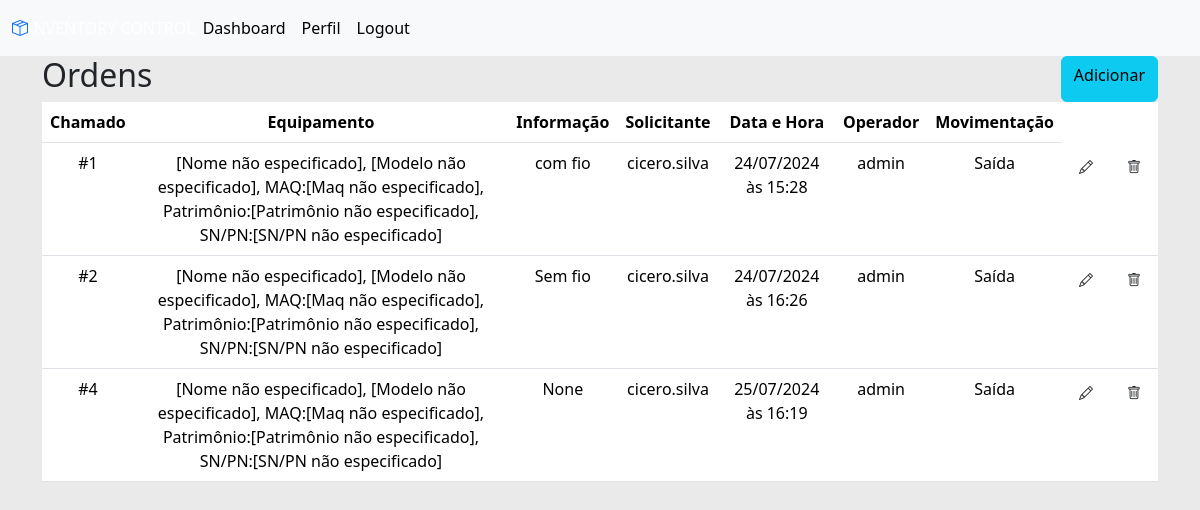
Page /orders/ (signed in) on the earlier database version.
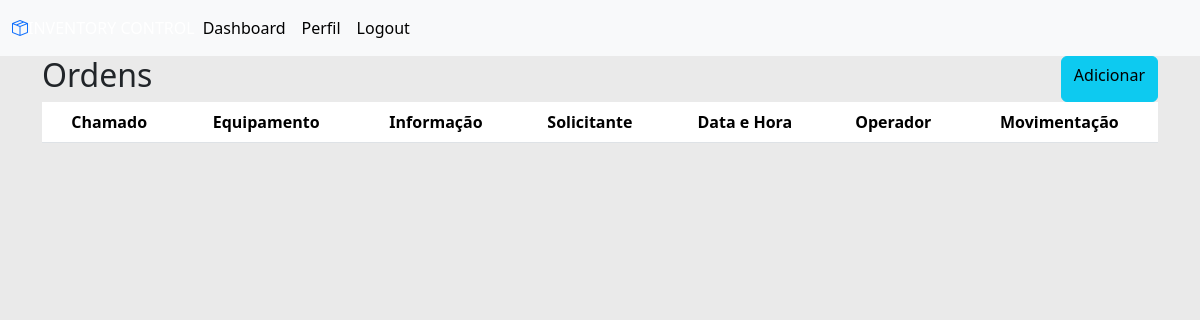
Same page on the later database version.
### dashboard/models.py (models this page shows, shortened)
class Order(models.Model):
    num_called = models.IntegerField()
    equipment = models.ForeignKey(Equipment, on_delete=models.CASCADE, null=True)
    information = models.CharField(max_length=255, blank=True, null=True)
    staff = models.ForeignKey(Staff, on_delete=models.SET_NULL, null=True)
    sector = models.ForeignKey(Sector, on_delete=models.CASCADE)
    branch = models.CharField(max_length=50, choices=BRANCH)
    date = models.DateTimeField(auto_now_add=True)
    operator = models.ForeignKey(settings.AUTH_USER_MODEL, on_delete=models.SET_NULL, null=True, blank=True)
    patrimony = models.CharField(max_length=6, blank=True, null=True, unique=True)
    maq = models.IntegerField(null=True, blank=True)
    movimentation = models.CharField(max_length=10, blank=False, choices=MOVIMENTATION)
    def formatted_date(self):
        brasilia_tz = pytz.timezone('America/Sao_Paulo')
        local_date = self.date.astimezone(brasilia_tz)
        return local_date.strftime('%d/%m/%Y às %H:%M')

class Equipment(models.Model):
    item = models.ForeignKey(Item, on_delete=models.CASCADE, null=True)
    model = models.CharField('Modelo', max_length=255, blank=True, null=True)
    manufacturer = models.CharField('Fabricante', max_length=255, blank=True, null=True)
    maq = models.IntegerField('Maq', null=True, blank=True)
    patrimony = models.IntegerField('Patrimônio', blank=True, null=True, unique=True)
    sn_pn = models.CharField('S/N - P/N', max_length=50, blank=True, null=True)
    cost_center = models.IntegerField('Centro de Custo', blank=True, null=True)
    express_code = models.CharField('Express Code', max_length=255, blank=True, null=True)
    immobilized = models.IntegerField('Imobilizado', blank=True, null=True)
    nf = models.CharField('NF', max_length=50, blank=True, null=True)
    nf_date = models.DateField('Data NF', null=True, blank=True)
    information = models.TextField('Informações', blank=True, null=True)
    sector = models.ForeignKey(Sector, on_delete=models.CASCADE, null=True)
    supplier = models.CharField('Fornecedor', max_length=255, blank=True, null=True)
    def __str__(self):
        return (
            f"{self.item or '[Nome não especificado]'}, "
            f"{self.model or '[Modelo não especificado]'}, "
            f"MAQ:{self.maq or '[Maq não especificado]'}, "
            f"Patrimônio:{self.patrimony or '[Patrimônio não especificado],'} "
            f"SN/PN:{self.sn_pn or '[SN/PN não especificado]'}"
        )

class Staff(models.Model):
    username = models.CharField(max_length=100, null=True)
    email = models.EmailField(max_length=254, null=True)
    badge = models.IntegerField(null=True, unique=True)
    sector = models.ForeignKey(Sector, on_delete=models.CASCADE, null=True)
    ranking = models.CharField(max_length=100, null=True)
    def __str__(self):
        return f'{self.username}'

### user/models.py (models this page shows)
class User(AbstractUser):
    badge = models.IntegerField(null=True, blank=True, unique=True)
    ranking = models.CharField(max_length=100, null=True, blank=True)
    sector = models.ForeignKey(Sector, on_delete=models.SET_NULL, null=True, blank=True)

### dashboard/views.py (the view)
# urls.py: path('orders/', views.orders, name='dashboard-orders'),
@login_required
def orders(request):
    order = Order.objects.all()
    context = {'order': order}
    return render(request, 'main/orders/index.html', context)

### templates/main/orders/index.html (shortened to what this page needs)
{% extends 'partials/base.html' %}
{% block content %}
    <div class="row">
        <div class="col-lg-4">
            <h2>Ordens</h2>
        </div>
        <div class="col-lg-4"></div>
        <div class="col-lg-4 d-flex justify-content-end">
            <a href="{% url 'dashboard-create-order' %}" class="btn btn-info float-right">Adicionar</a>
        </div>
    </div>
    <div class="row">
        <div class="col-lg">
            <table class="table bg-white">
                <thead class="bg-info text-white">
                    <tr>
                        <th class="col text-center">Chamado</th>
                        <th class="col text-center">Equipamento</th>
                        <th class="col text-center">Informação</th>
                        <th class="col text-center">Solicitante</th>
                        <th class="col text-center">Data e Hora</th>
                        <th class="col text-center">Operador</th>
                        <th class="col text-center">Movimentação</th>
                    </tr>
                </thead>
                <tbody>
                    {% for order in order %}
                        <tr>
                            <td class="col text-center">#{{ order.num_called }}</td>
                            <td class="col text-center">{{ order.equipment }}</td>
                            <td class="col text-center">{{ order.information }}</td>
                            <td class="col text-center">{{ order.staff }}</td>
                            <td class="col text-center">{{ order.formatted_date }}</td>
                            <td class="col text-center">{{ order.operator }}</td>
                            <td class="col text-center">{{ order.movimentation }}</td>
                            <td class="col text-center">
                                <a class="btn btn-sm mr-2" href="{% url 'dashboard-update-order' order.id %}">
                                    <i class="bi bi-pencil"></i>
                                </a>
                            </td>
                            <td class="col text-center">
                                <a class="btn btn-sm ml-2" href="{% url 'dashboard-delete-order' order.id %}">
                                    <i class="bi bi-trash"></i>
                                </a>
                            </td>
                        </tr>
                    {% endfor %}
                </tbody>
            </table>
        </div>
    </div>
{% endblock %}

### templates/partials/base.html (shortened to what this page needs)
{% load static %}
<!doctype html>
<html lang="pt-br">
<head>
    <link href="https://cdn.jsdelivr.net/npm/bootstrap@5.3.3/dist/css/bootstrap.min.css" rel="stylesheet"
>
    <link rel="stylesheet" href="https://cdn.jsdelivr.net/npm/bootstrap-icons@1.11.3/font/bootstrap-icons.min.css">
    <link rel="stylesheet" href="https://cdn.jsdelivr.net/gh/habibmhamadi/multi-select-tag@3.0.1/dist/css/multi-select-tag.css">
    <link rel="stylesheet" href="{% static 'style.css' %}">
</head>
<body>
    {% include 'partials/nav.html' %}
    <div class="container">
        {% block content %}
        {% endblock %}
    </div>
</body>
</html>

### templates/partials/nav.html (shortened to what this page needs)
<nav class="navbar navbar-expand-lg bg-body-tertiary">
    <div class="container-fluid">
        <a href="{% url 'dashboard-index' %}">
            <i class="bi bi-box-seam"></i>
        </a>
        <div class="collapse navbar-collapse" id="navbarNav">
            <ul class="navbar-nav">
                <li class="nav-item">
                    <a class="nav-link active" aria-current="page" href="{% url 'dashboard-index' %}">Dashboard</a>
                </li>
                <li class="nav-item">
                    <a class="nav-link active" aria-current="page" href="{% url 'user-profile' %}">Perfil</a>
                </li>
                <li class="nav-item">
                    <form action="{% url 'user-logout' %}" method="post">
                        <button type="submit" class="nav-link active" aria-current="page" style="border: none; background-color: transparent; cursor: pointer;">Logout</button>
                    </form>
                </li>
            </ul>
        </div>
    </div>
</nav>

### static/style.css (style rules this page uses)
* { margin: 0; padding: 0; box-sizing: border-box; }
body { background-color: #EAEAEA; }
nav { background-color: #43A5FF; color: white; }

Differences in the rows shown:
removed Order: num_called "1", equipment "[Nome não especificado], [Modelo não especificado], MAQ:[Maq não especificado], Patrimônio:[Patrimônio não especificado], SN/PN:[SN/PN não especificado]", information "com fio", staff "cicero.silva", formatted_date "24/07/2024 às 15:28", operator "admin", movimentation "Saída"
removed Order: num_called "2", equipment "[Nome não especificado], [Modelo não especificado], MAQ:[Maq não especificado], Patrimônio:[Patrimônio não especificado], SN/PN:[SN/PN não especificado]", information "Sem fio", staff "cicero.silva", formatted_date "24/07/2024 às 16:26", operator "admin", movimentation "Saída"
removed Order: num_called "4", equipment "[Nome não especificado], [Modelo não especificado], MAQ:[Maq não especificado], Patrimônio:[Patrimônio não especificado], SN/PN:[SN/PN não especificado]", information "None", staff "cicero.silva", formatted_date "25/07/2024 às 16:19", operator "admin", movimentation "Saída"
